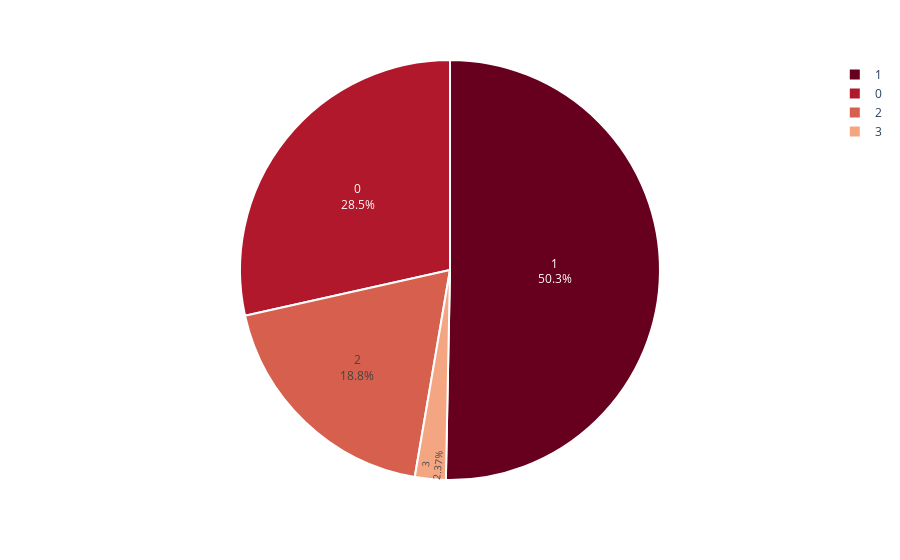

The code cell stored with this chart in its notebook:
### Markdown cell above
Customer with basic education have very less Avg. Spendings. Customer with different qualification have similar kind of avg. spendings.

### Code cell
## Total no of childrens
children = df.Total_Children.value_counts()

fig = px.pie(children, 
             values = children.values, 
             names = children.index,
             color_discrete_sequence=px.colors.sequential.RdBu)
fig.update_traces(textposition='inside', textinfo='percent+label', 
                  marker = dict(line = dict(color = 'white', width = 2)))
fig.show()

### Figure 1 — Plotly figure (JSON) as saved in the notebook; plotly's stock layout.template omitted (floating-point values rounded to 4 significant figures)
{"data": [{"domain": {"x": [0, 1], "y": [0, 1]}, "hovertemplate": "index=%{label}<br>value=%{value}<extra></extra>", "labels": [1, 0, 2, 3], "legendgroup": "", "marker": {"line": {"color": "white", "width": 2}}, "name": "", "showlegend": true, "textinfo": "percent+label", "textposition": "inside", "type": "pie", "values": [1125, 637, 421, 53]}], "layout": {"legend": {"tracegroupgap": 0}, "margin": {"t": 60}, "piecolorway": ["rgb(103,0,31)", "rgb(178,24,43)", "rgb(214,96,77)", "rgb(244,165,130)", "rgb(253,219,199)", "rgb(247,247,247)", "rgb(209,229,240)", "rgb(146,197,222)", "rgb(67,147,195)", "rgb(33,102,172)", "rgb(5,48,97)"]}}
